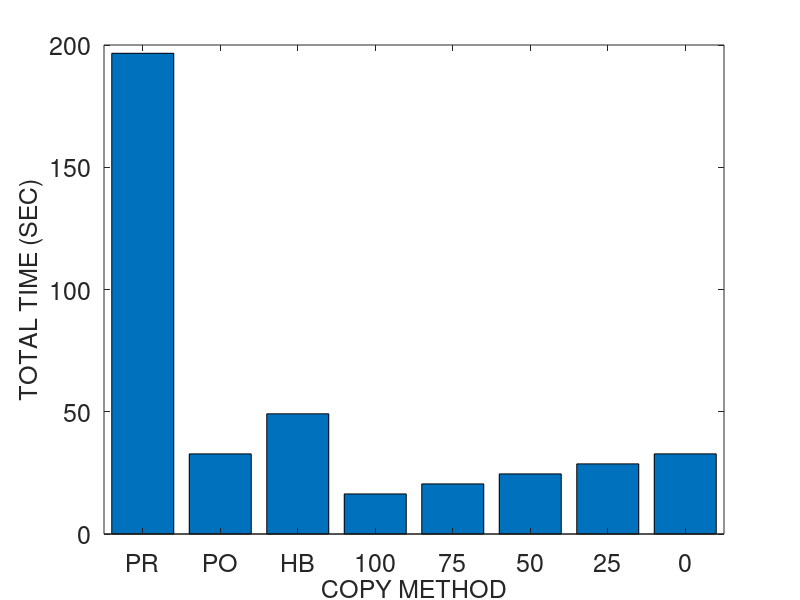
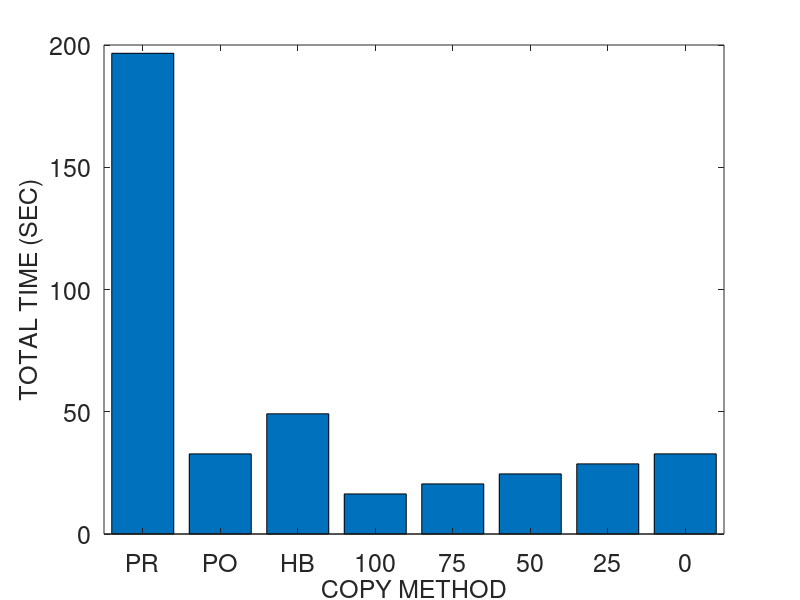
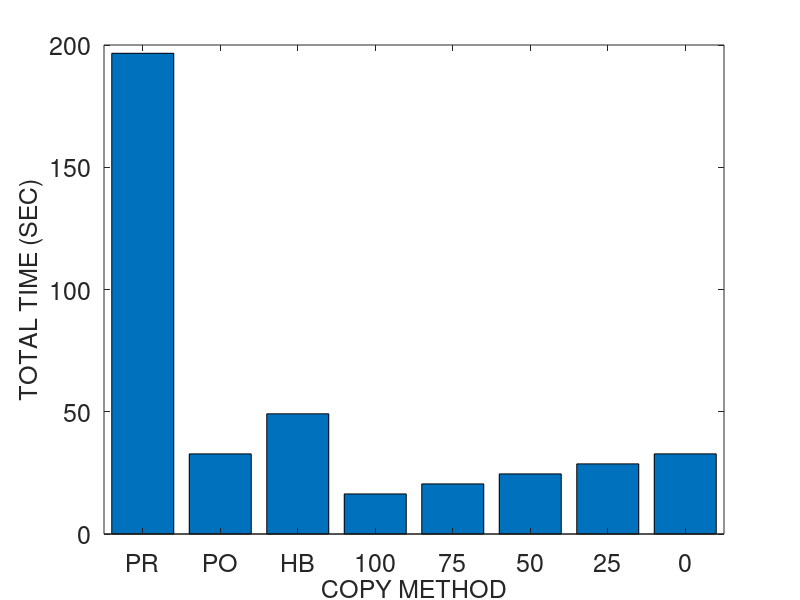
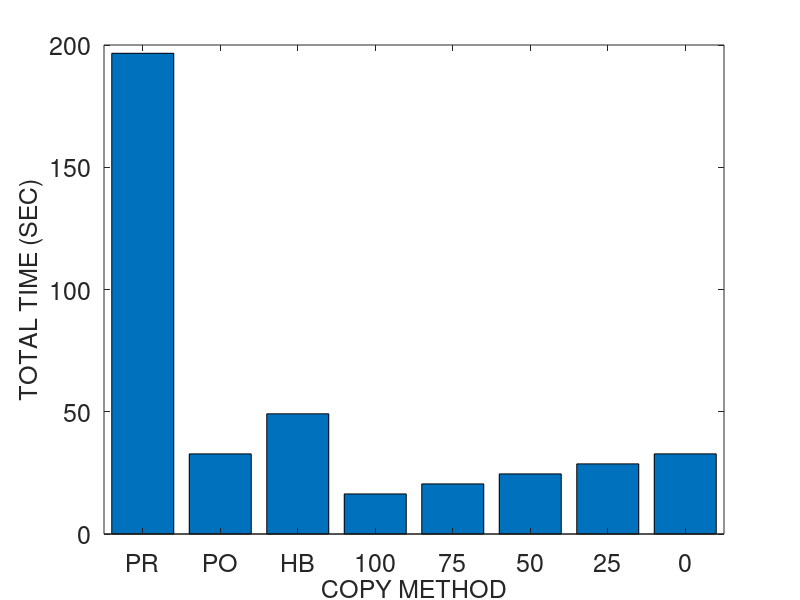

These charts were generated, in order, by the following MATLAB code:
% basic hybrid copy migration
	global wss numpages readrate dirtyrate pagesize b scinfo
	global totaltime downtime totaldata

% memory size in MB
r = 4096
r *= 1024 % convert to KB

% page dirty rate in percent (%): against to total memory pages
readrate = 50
prefix = strcat ("M4G_R", num2str(readrate))
readrate /= 100

dirtyrate = 50 
prefix = strcat (prefix, "_W", num2str(dirtyrate))
dirtyrate /= 100

% prediction accuracy 0 through 1
acc = 1

pagesize = 4 % in KB
numpages = r / pagesize

% delta compression rate
comp = 0.5 

% amount of CPU and device states in KB 
scinfo = 100

% working set size in number of pages
wss = numpages * 0.25

% 0: zero, 1: read, 2: dirtied, 3: inactive data
mem = zeros(1, numpages);

run = 1

%prefix = strcat (prefix, "_acc", num2str(acc), "_r", num2str(run))

% bandwidth in gbps
b = 1000 
b = b * 1024/8 % convert to KB

%fontsize = 10
fontsize = 18
%fontsize = 20

totaltime = 0;
downtime = 0;
totaldata = 0;

A = zeros(8, 3);

%%%%%%%%%%%%%%%%%%%%%%%%%%%%%%
% precopy migration
%%%%%%%%%%%%%%%%%%%%%%%%%%%%%%
fprintf('\n')
disp('==================== Precopy migration ====================')
% iterations
present = numpages * pagesize
iter = 0
while present > 50 && iter < 29 && totaldata < 4*r
	pretime = present / b
	totaltime += pretime
	totaldata += present
	present = numpages * pagesize * dirtyrate 
	%dirts = wss * dirtyrate
	iter += 1
end

% stop-and-copy phase
% stop conditions: 29 iterations, 50 pages, 4 memory size sent
scsent = scinfo + present * pagesize
downtime = scsent / b
totaltime += downtime
totaldata += scsent

% network fault rate
NFR = 0

A (1, 1) = totaltime;
A (1, 2) = downtime;
A (1, 3) = totaldata;

%%%%%%%%%%%%%%%%%%%%%%%%%%%%%%
% postcopy migration
%%%%%%%%%%%%%%%%%%%%%%%%%%%%%%
fprintf('\n')
disp('===================== Postcopy migration ======================')
totaltime = 0;
downtime = 0;
totaldata = 0;

% stop-and-copy phase
scsent = scinfo
downtime = scsent / b
totaltime += downtime
totaldata += scsent

% prepaging (bubbling) and on-demand paging
postsent = r
posttime = postsent/b
totaltime += posttime
totaldata += postsent
% network fault rate
NFR = 0.2

A (2, 1) = totaltime;
A (2, 2) = downtime;
A (2, 3) = totaldata;

%%%%%%%%%%%%%%%%%%%%%%%%%%%%%%
% hybrid copy migration
%%%%%%%%%%%%%%%%%%%%%%%%%%%%%%
fprintf('\n')
disp('==================== Hybrid copy migration ====================')
totaltime = 0;
downtime = 0;
totaldata = 0;

% precopy phase: single iteration
present = r
pretime = present / b
totaltime += pretime
totaldata += present

% stop-and-copy phase
bitmapsize = 500 % KB
scsent = scinfo + bitmapsize
downtime = scsent / b
totaltime += downtime
totaldata += scsent

% postcopy phase: prepaging (bubbling) and on-demand paging
%dirts = wss * dirtyrate
dirts = numpages * dirtyrate
postsent = dirts * pagesize
posttime = postsent/b
totaltime += posttime
totaldata += postsent
% network fault rate
NFR = 0.2

A (3, 1) = totaltime;
A (3, 2) = downtime;
A (3, 3) = totaldata;

%%%%%%%%%%%%%%%%%%%%%%%%%%%%%%
% proactive hybrid copy migration
%%%%%%%%%%%%%%%%%%%%%%%%%%%%%%
%disp(char(10))
fprintf('\n')
disp('=============== Proactive hybrid copy migration ================')

function [tt, dt, td] = prohybrid(acc)
	global wss numpages readrate dirtyrate pagesize b scinfo
	global totaltime downtime totaldata

	totaltime = 0;
	downtime = 0;
	totaldata = 0;

% precopy phase
% LRU, PFR

% scan the dirtied pages
% for dirtied pages
% 	mark dirtied (1)
% 	mem(random (1, wss * 0.1))	
%randperm(int64(wss * 0.1));
% for read pages
% 	mark read (2)
% 	mem (random (wss * 0.1, wss * 0.2))

% for pages
% 	predict read/write

% send the pages most likely to be read and least likely to be dirtied
% do not send the pages most likely to be dirtied
% construct queue with the order of p1/p2
%reads = numpages * 0.4 
% total read rate = wss * read_rate = 0.25 * 0.16 = 0.04 (4%)
%read_rate = 0.16
%read_rate = 0.04 % 4% of total memory
% total write rate = wss * write_rate = 0.25 * 0.16 = 0.04 (4%)
%write_rate = 0.16
%write_rate = 0.04 % 4% of total memory
% simple case: readonly pages (RO) - zero dirtied pages 
%RO = 0.3
	pred_pages = numpages * readrate * acc

% LRU
% for LRU queue
% 	mark sent
%	insert the pages into cache and perform delta compression

	present = pred_pages * pagesize
	pretime = present/b
	totaltime += pretime
	totaldata += present

	% stop-and-copy phase
	% send the CPU and device states
	bitmapsize = 500 % KB
	scsent = scinfo + bitmapsize
	downtime = scsent/b
	totaltime += downtime
	totaldata += scsent

	% postcopy phase
	postsent = (numpages - pred_pages) * pagesize

	% exclude the predicted dirtied pages 
	pred_dirts = numpages * dirtyrate * acc
	postsent = (numpages - pred_pages - pred_dirts) * pagesize
	posttime = postsent/b
	totaltime += posttime
	totaldata += postsent
end

% network fault rate
NFR = 0.2

prohybrid(acc)
A (4, 1) = totaltime;
A (4, 2) = downtime;
A (4, 3) = totaldata;

acc = 0.75
prohybrid(acc);
A (5, 1) = totaltime;
A (5, 2) = downtime;
A (5, 3) = totaldata;

acc = 0.5
prohybrid(acc);
A (6, 1) = totaltime;
A (6, 2) = downtime;
A (6, 3) = totaldata;

acc = 0.25
prohybrid(acc);
A (7, 1) = totaltime;
A (7, 2) = downtime;
A (7, 3) = totaldata;

acc = 0
prohybrid(acc);
A (8, 1) = totaltime;
A (8, 2) = downtime;
A (8, 3) = totaldata

%%%%%%%%%%%%%%%%%%%%%%%%%%%%%%%%%%%%%%%%%%%%%%%%%%%%%%%
%                     plotting
% precopy
% postcopy
% hybrid
% pro-hybrid
%%%%%%%%%%%%%%%%%%%%%%%%%%%%%%%%%%%%%%%%%%%%%%%%%%%%%%%

%prefix = "M4G_R14W14_acc100_r1"
%prefix = strcat ("M4G_R", readrate, "W", dirtyrate, "acc", acc, "r", run)
%prefix = strcat (prefix, "W")
%prefix = strcat (prefix, dirtyrate)

dlmwrite (prefix, A, ' ')

%%%%%%%%%%%%%%%%%%%% total time %%%%%%%%%%%%%%%%%%%%%%
figure;
output = strcat(prefix, ".tt");
%output = prefix
%x = ['PRECOPY', 'POSTCOPY', 'HYBRID', 'PRO-HYBRID'];
%x = {'PRE', 'POST', 'HYBR', 'PROH100', 'PROH75', 'PROH50', 'PROH25', 'PROH0'};
x = {'PR', 'PO', 'HB', '100', '75', '50', '25', '0'};
%x = {'1', '2', '3', '4', '5', '6', '7', '8'};
xinterval = 2
xintervals = 1:xinterval:(xinterval*length(x));
%xintervals = 1:3:3*length(x);
%xintervals = 1:4:4*length(x);
%plot(x, A(:,2)/1000000, x, A(:,3)/1000000, '-.*');
%plot(A(:,2));

%xtics = 1:4:16
%bar(xtics, A(:,1))
%bar(A(:,1), XTicksLabelStyle = Diagonal)
bar(xintervals, A(:,1))
%bar(A(:,1))
%set(gca, 'XTick', 1:4:32, 'XTickLabel', x, 'FontSize', fontsize)
set(gca, 'XTick', xintervals, 'XTickLabel', x, 'FontSize', fontsize)
%set(gca, 'XTickLabel', x, 'FontSize', fontsize)
xlabel('COPY METHOD', 'FontSize', fontsize);
ylabel('TOTAL TIME (SEC)', 'FontSize', fontsize);
%legend('PRECOPY', 'POSTCOPY', 'HYBRID', 'PRO-HYBRID');
%bar(x, A(:,1))

saveas (1, strcat(output, ".png"));
saveas (1, strcat(output, ".eps"));
saveas (1, strcat(output, ".emf"));

%%%%%%%%%%%%%%%%%%%% downtime %%%%%%%%%%%%%%%%%%%%%%
figure;
output = strcat(prefix, ".dt");

%bar(A(:,2))
bar(xintervals, A(:,2))
%set(gca, 'XTick', 1:8, 'XTickLabel', x, 'FontSize', fontsize)
set(gca, 'XTick', xintervals, 'XTickLabel', x, 'FontSize', fontsize)
xlabel('COPY METHOD', 'FontSize', fontsize);
ylabel('DOWNTIME (SEC)', 'FontSize', fontsize);

saveas (1, strcat(output, ".png"));
saveas (1, strcat(output, ".eps"));
saveas (1, strcat(output, ".emf"));

%%%%%%%%%%%%%%%%%%%% total data %%%%%%%%%%%%%%%%%%%%%%
figure;
output = strcat(prefix, ".td");

%bar(A(:,3))
bar(xintervals, A(:,3))
%set(gca, 'XTick', 1:8, 'XTickLabel', x, 'FontSize', fontsize)
set(gca, 'XTick', xintervals, 'XTickLabel', x, 'FontSize', fontsize)
xlabel('COPY METHOD', 'FontSize', fontsize);
ylabel('TOTAL DATA TRANSFERRED (KB)', 'FontSize', fontsize);

saveas (1, strcat(output, ".png"));
saveas (1, strcat(output, ".eps"));
saveas (1, strcat(output, ".emf"));
